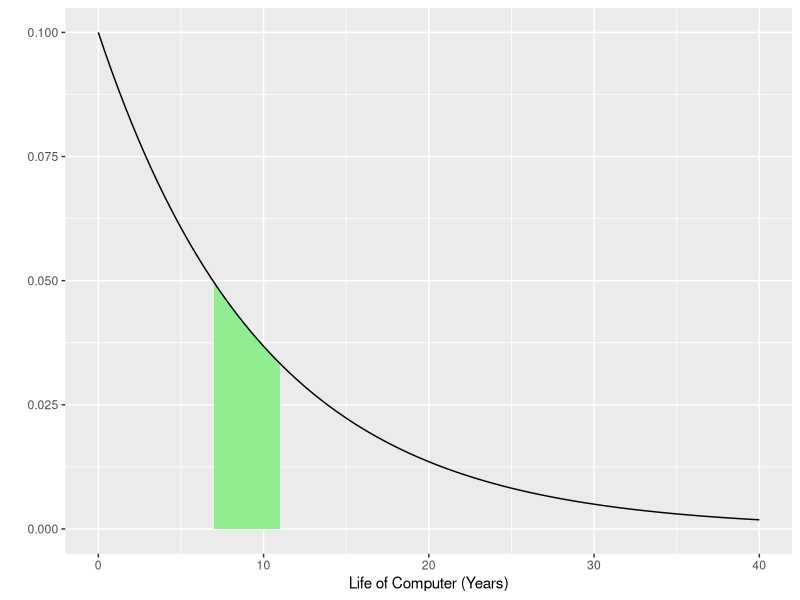
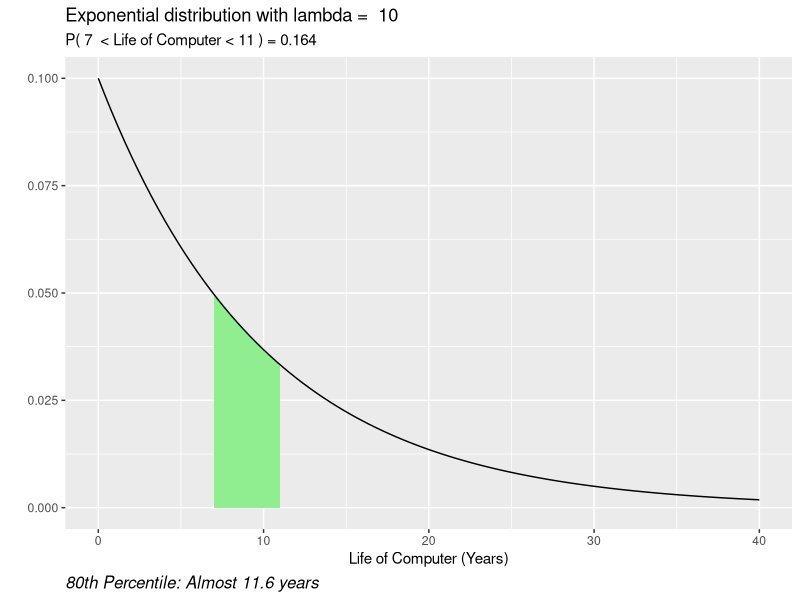
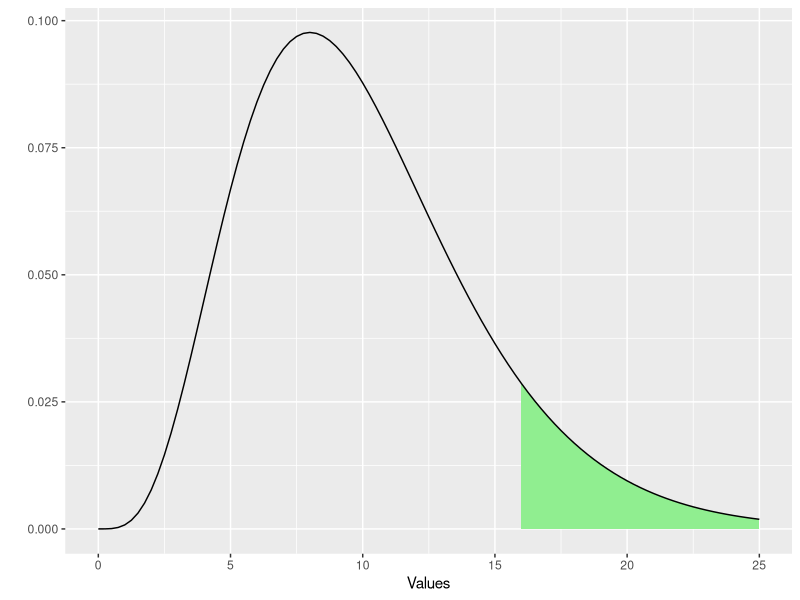

Reproduce these figures in R, in order. (Note: this script raises an error after producing the figures.)
##################################################
#
# Plotting Probability Distributions and
# Calculating Probabilities with an Exponential Curve
#
# Student name(s): Daniel Camacho
#
############## Setup ##############
# We will use tibbles, pipes, and ggplot
require(tidyverse)


######## Excercices - Part B ####################

######## Computer Life ##########################
#   Question (4): 
#   a) On the average, a certain computer part 
#   lasts ten years. The length of time the computer 
#   part lasts is exponentially distributed. What is the
#   probability that the part will last between 7 and 11
#   years?
#   b) Eighty percent of these computer parts last 
#   at most how long?  (Hint: what R function is the 
#   inverse of pexp?)

# Set the parameters for the distribution
lambda <- 10      # lambda = average "lifetime"
rate <- 1/lambda     # parameter for "dexp" is rate = 1/lambda
lower <- 7
upper <- 11        # We have to stop the graph somewhere
percentile <- 80  

# Generate 100 x-values between 0 and 4*lambda
# These will be used to generate points on the 
# exponential curve
# for ggplot to work we need the data in a tibble
data <- tibble(x = seq(0, 4*lambda,length = 100))

# plot the exponential distribution and
# shade the region
# Note that this calculates the y values 
# on the fly using "dexp" 
myPlot <- data %>% 
  ggplot(aes(x = x)) +
  stat_function(fun = dexp,                   
                args = list(rate = rate),     # parameters for "dexp"   
                xlim = c(lower,upper),
                geom = "area",                # shade the region
                fill = "lightgreen")  +
  stat_function(fun = dexp,                   # draw the curve
                args = list(rate = rate)) +   # parameters for "dexp" 
  xlab("Life of Computer (Years)") +
  ylab("")

# we saved the plot so that we could add the title to it later
# to look at it now, we need to execute this line
myPlot

# Now calculate the probability 
#  P( x < upper) 
# That is, find the area shaded in green
# For this we use the pexp function
# Note that 
area <- pexp(upper, rate = 1/lambda) - pexp(lower, rate = 1/lambda)
time <- -plnorm(percentile, rate, lower = FALSE, log = TRUE)

# add probability to the plot formatted properly
result <- paste("P(",lower," < Life of Computer <",upper,") =",
                signif(area, digits=3))

# Eighty percent of these computer parts last almost 11.6 years
result2 <- paste("80th Percentile:", "Almost", 
                signif(time, digits=3), "years")


myPlot + labs(title = paste("Exponential distribution with lambda = ",
                       lambda),
                 subtitle = result, 
                 caption = result2) + theme(
                   plot.caption = element_text(hjust = 0, size = 12, face = "italic") # move caption to the left
                 )

##################################################

########## Chi-Square Random Variable########################################
#   Question (5): 
#   What is the probability that a chi-square random 
#   variable with 10 degrees of freedom is greater 
#   than 15.99?  (This curve can be graphed on the
#   interval [0,25].)

# Set the parameters for the distribution
dfchi <- 10     
lower <- 15.99
upper <- 25    

# Generate 100 x-values between 0 and 4*lambda
# These will be used to generate points on the 
# exponential curve
# for ggplot to work we need the data in a tibble
data <- tibble(x = seq(0, upper,length = 100))

# plot the chi-aquare distribution and
# shade the region
# Note that this calculates the y values 
# on the fly using "dexp" 
myPlot <- data %>% 
  ggplot(aes(x = x)) +
  stat_function(fun = dchisq,                   
                xlim = c(lower,upper),
                args = list(df = dfchi),
                geom = "area",                # shade the region
                fill = "lightgreen")  +
  stat_function(fun = dchisq,                   # draw the curve
                args = list(df = dfchi)) +   # parameters for "dexp" 
  xlab("Values") +
  ylab("")

# we saved the plot so that we could add the title to it later
# to look at it now, we need to execute this line
myPlot

# Now calculate the probability 
#  P( x < upper) 
# That is, find the area shaded in green
# For this we use the pexp function
# Note that 
area <- 1 - pchisq(lower, df)

# add probability to the plot formatted properly
result <- paste("P(Value >",lower,") =",
                signif(area, digits=3))

myPlot + ggtitle(paste("Chi-Square Distribution with df  = ",
                       dfchi),
                 subtitle = result) 

##################################################

######### F- Statistics Distribution ################
#   Question (6): 
#   Find the probability that an F-statistics is
#   less than 0.595 if the degrees of freedom are 
#   df = 11 and df = 6.  (This curve can be graphed on the
#   interval [0,5].)

# Set the parameters for the distribution
dfstat1 <- 11
dfstat2 <- 6
lower <- 0
upper <- 0.595    # We have to stop the graph somewhere 

# Generate 100 x-values between 0 and 4*lambda
# These will be used to generate points on the 
# exponential curve
# for ggplot to work we need the data in a tibble
data <- tibble(x = seq(0, 5,length = 100))

# plot the exponential distribution and
# shade the region
# Note that this calculates the y values 
# on the fly using "dexp" 
myPlot <- data %>% 
  ggplot(aes(x = x)) +
  stat_function(fun = df,                   
                args = list(df1 = dfstat1, df2 = dfstat2),     # parameters for "df"   
                xlim = c(lower,upper),
                geom = "area",                # shade the region
                fill = "lightgreen")  +
  stat_function(fun = df,                   # draw the curve
                args = list(df1 = dfstat1, df2 = dfstat2)) +   # parameters for "df" 
  xlab("Value") +
  ylab("")

# we saved the plot so that we could add the title to it later
# to look at it now, we need to execute this line
myPlot

# Now calculate the probability 
#  P( x < upper) 
# That is, find the area shaded in green
# For this we use the pexp function
# Note that 
area <- pf(upper, df1 = dfstat1, df2 = dfstat2)

# add probability to the plot formatted properly
result <- paste("P(Value <", upper,") =",
                signif(area, digits=3))

myPlot + ggtitle(paste("F Distribution with df1 = ",
                       dfstat1,"and df2 =", dfstat2),
                 subtitle = result)
